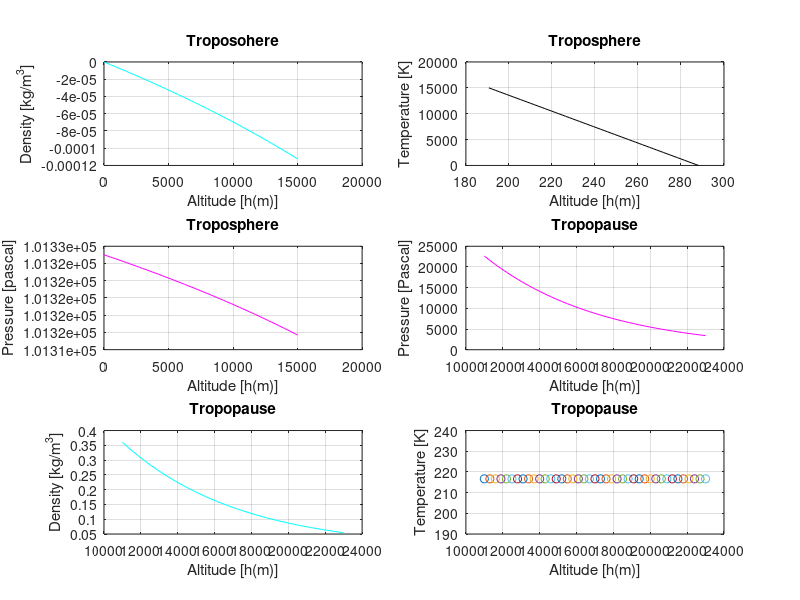

Here is the MATLAB script that generated this plot:
%% Values For Troposphere 
A= 0:250:15000;
T0=288.15; 
a=6.5*(1/1000);
T=T0-(a*A); 
R=287.053;
g=9.81;
P0= 1.01325* 10^5; 
D0=1.225;
D=D0*((1-(a*A/T0)).^((g/R*a))-1);
P=P0*((1-(a*A/T0)).^(g/R*a));
%% Density
subplot(3,2,1)
plot(A,D,'c-')
xlabel('Altitude [h(m)]')
ylabel('Density [kg/m^3]')
grid on
title("Troposohere")
%% Temperature
subplot(3,2,2)
plot(T,A,'k-')
xlabel('Altitude [h(m)]')
ylabel('Temperature [K]')
title("Troposphere")
grid on
%% Pressure
subplot(3,2,3)
plot(A,P,'m-')
xlabel('Altitude [h(m)]')
ylabel('Pressure [pascal]')
grid on
title("Troposphere")
%% Values For Tropopause
A2= 11000:300:23000;
g= 9.81;
R=287.053;
h11=11000;
p11= 22632;
d11=0.36;
T11=216.65;
T2= T11;
D2 = d11*(exp((-g) * (A2-h11)/(R*T11)));
P2= p11*(exp((-g) * (A2-h11)/(R*T11)));
%% Pressure
subplot(3,2,4)
plot(A2,P2,'m-')
xlabel('Altitude [h(m)]')
ylabel('Pressure [Pascal]')
grid on
title("Tropopause")
%% Density
subplot(3,2,5)
plot(A2,D2,'c-')
xlabel('Altitude [h(m)]')
ylabel('Density [kg/m^3]')
grid on
title("Tropopause")
%% Temperature
subplot(3,2,6)
plot(A2,T2,'o-')
xlabel('Altitude [h(m)]')
ylabel('Temperature [K]')
grid on
title("Tropopause")